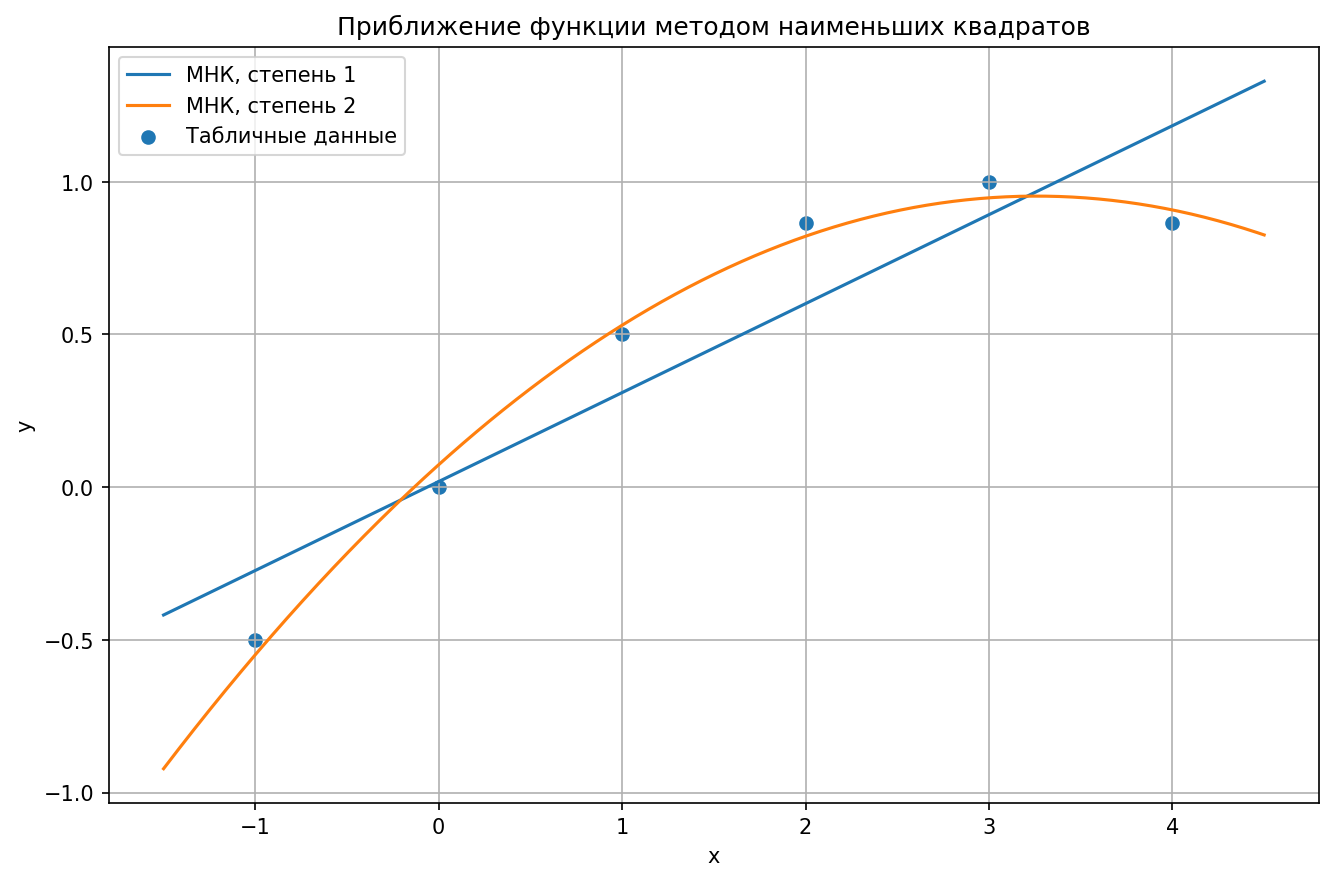

This figure's Python source:
import sys
import numpy as np
import matplotlib.pyplot as plt


def parse_output_file(filename):
    x = None
    y = None
    c1 = None
    c2 = None

    with open(filename, "r", encoding="utf-8") as f:
        for line in f:
            parts = line.strip().split()
            if not parts:
                continue

            key = parts[0]
            if key == "X":
                x = np.array(list(map(float, parts[1:])))
            elif key == "Y":
                y = np.array(list(map(float, parts[1:])))
            elif key == "C1":
                c1 = np.array(list(map(float, parts[1:])))
            elif key == "C2":
                c2 = np.array(list(map(float, parts[1:])))

    if x is None or y is None or c1 is None or c2 is None:
        raise ValueError("Не удалось прочитать PLOT_DATA из файла результата")

    return x, y, c1, c2


def eval_poly(coeffs, x):
    result = np.zeros_like(x, dtype=float)
    power = np.ones_like(x, dtype=float)
    for a in coeffs:
        result += a * power
        power *= x
    return result


def main():
    if len(sys.argv) < 2:
        print("Использование: python plot_3_3.py output/3.3.txt")
        return

    filename = sys.argv[1]
    x, y, c1, c2 = parse_output_file(filename)

    x_min = np.min(x) - 0.5
    x_max = np.max(x) + 0.5
    xs = np.linspace(x_min, x_max, 500)

    y1 = eval_poly(c1, xs)
    y2 = eval_poly(c2, xs)

    plt.figure(figsize=(9, 6))
    plt.plot(xs, y1, label="МНК, степень 1")
    plt.plot(xs, y2, label="МНК, степень 2")
    plt.scatter(x, y, label="Табличные данные")

    plt.xlabel("x")
    plt.ylabel("y")
    plt.title("Приближение функции методом наименьших квадратов")
    plt.grid(True)
    plt.legend()
    plt.tight_layout()
    plt.savefig("plot_3_3.png", dpi=150, bbox_inches="tight")
    plt.show()


if __name__ == "__main__":
    main()
